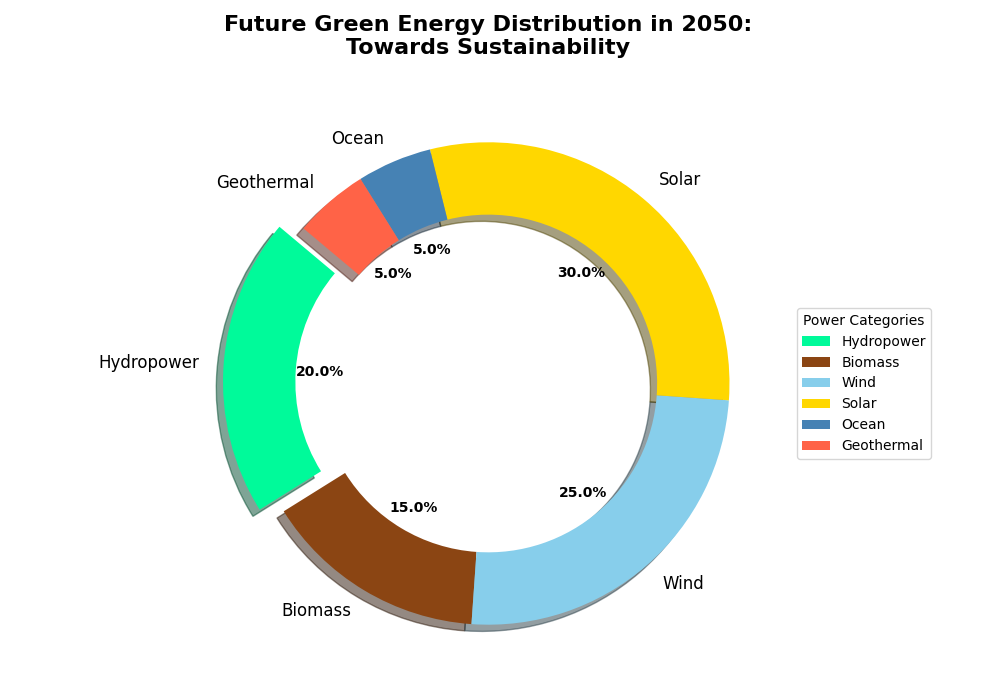

The Python source for this figure:
import matplotlib.pyplot as plt

energy_sources = ['Hydropower', 'Biomass', 'Wind', 'Solar', 'Ocean', 'Geothermal']
energy_share = [20, 15, 25, 30, 5, 5]
colors = ['#00FA9A', '#8B4513', '#87CEEB', '#FFD700', '#4682B4', '#FF6347']
explode = (0.1, 0, 0, 0, 0, 0)

fig, ax = plt.subplots(figsize=(10, 7))
wedges, texts, autotexts = ax.pie(
    energy_share, labels=energy_sources, autopct='%1.1f%%',
    startangle=140, colors=colors, explode=explode, shadow=True,
    textprops=dict(color='black'), wedgeprops=dict(width=0.3)
)

plt.setp(autotexts, size=10, weight="bold")
plt.setp(texts, size=12)

ax.set_title(
    "Future Green Energy Distribution in 2050:\nTowards Sustainability", 
    fontsize=16, fontweight='bold', pad=20
)
ax.legend(
    wedges, energy_sources, title="Power Categories", loc="center left", 
    bbox_to_anchor=(1, 0, 0.5, 1)
)

plt.tight_layout()
plt.show()
